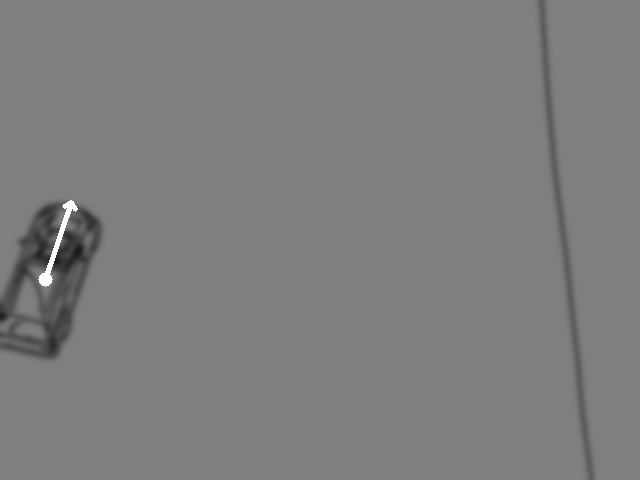
#> input picture for presentation/angle arrows/correct/550rgb_data.png, 640 x 480 px, found by its file name
$ jupyter execute UGV_Theta_and_Position_estimation_Contour_only.ipynb
#> lines starting #> are read from the running program, lines starting #| are printed output that depends on the picture; after the words box and inside, x2 and y2 are one past the last pixel; in counts of white or black regions, pixels touching at a corner belong together; long printed decimals are rounded
[cell 1]
import numpy as np
from matplotlib.pyplot import imshow
import matplotlib.pyplot as plt
import cv2
import math
from google.colab.patches import cv2_imshow

[cell 2]
from google.colab import drive
drive.mount('/content/drive')

[cell 3]
def highpass(img, sigma):
    return img - cv2.GaussianBlur(img, (0,0), sigma) + 127

#Contour on RGB

[cell 4]
n = 550

[cell 5]
#RGB image from Drone Cam
filename = "/content/drive/MyDrive/rgb_car_22/"+str(n)+"rgb_data.png"
img = cv2.imread(filename)
#> img is the input picture: shape (480, 640, 3); min 23, max 255, mean 125.4
cv2_imshow(img)

[cell 6]
#Edge detection using Canny
aperture_size = 5
img = np.uint8(img)
edges = cv2.Canny(img,1,150,apertureSize=aperture_size)
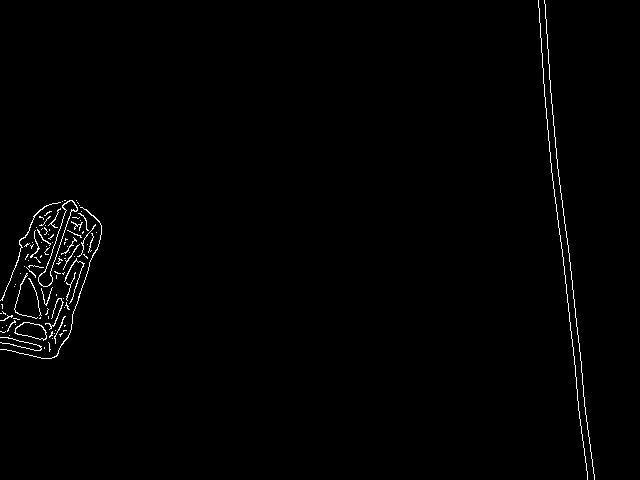
#> edges: shape (480, 640); 0.93% white in thin lines or dots
img = highpass(edges,3)
print(img.shape)
#| (480, 640)
cv2_imshow(img)

[cell 7]
def translateRotation(rotation, width, height):
    if (width < height):
        rotation = -1 * (rotation - 90)
    if (rotation > 90):
        rotation = -1 * (rotation - 180)
    rotation *= -1
    return round(rotation)

[cell 8]
#Bounding box and centre of car
gray = img.copy()
thresh = cv2.adaptiveThreshold(gray, 255, cv2.ADAPTIVE_THRESH_GAUSSIAN_C,
                        cv2.THRESH_BINARY_INV, 51, 2)
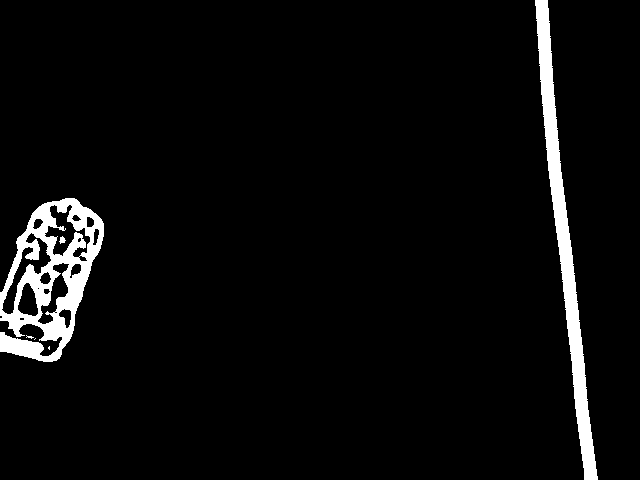
#> thresh: shape (480, 640); 4.4% white; 6 white regions (3 under 20 px)

cntrs, hierarchy = cv2.findContours(thresh, cv2.RETR_LIST, cv2.CHAIN_APPROX_SIMPLE)
#> cntrs = 23 contours, 7 with area under 20; largest, box (x1, y1, x2, y2) and area: (0, 198, 104, 362) 10652, (535, 0, 598, 480) 5706, (1, 232, 52, 315) 1081, (44, 204, 91, 258) 1078, (37, 262, 70, 325) 737

#uncomment below line to view the contours detected
#cv2.drawContours(img, cntrs, -1, (0, 0, 255), thickness=3)

cntrs = sorted(cntrs, key=lambda x: cv2.contourArea(x), reverse=True)
rotrect = cv2.minAreaRect(cntrs[0])
#> rotrect = ((47.03, 277.8), (168.5, 81.98), -71.77)
box = cv2.boxPoints(rotrect)
#> box = [[59.62, 370.6], [-18.24, 345], [34.45, 185], [112.3, 210.6]]
box = np.int0(box)
#> box = [[59, 370], [-18, 344], [34, 184], [112, 210]]
print("Edge points of the bounding box:",box)
#| Edge points of the bounding box: [[ 59 370]
#|  [-18 344]
#|  [ 34 184]
#|  [112 210]]
print(rotrect)
#| ((47.034, 277.804), (168.468, 81.975), -71.775)
angle = rotrect[-1]
#> angle = -71.77
width = rotrect[1][0]
#> width = 168.5
height = rotrect[1][1]
#> height = 81.98
angle = translateRotation(angle, width, height)
#> in translateRotation, `rotation *= -1`: rotation = 71.77
#> angle = 72

result = img.copy()
cv2.drawContours(result,[box],0,(0,0,255),2) #bbox of the car

#centre of car
cX = (box[0][0]+box[2][0])/2
#> cX = 46.5
cY = (box[0][1]+box[2][1])/2
#> cY = 277
cX = math.floor(cX)
#> cX = 46
cY = math.floor(cY)
# [4 lines of commented-out code are left out]
d = 100
cX2 = cX - d*math.cos(angle)
#> cX2 = 142.7
cY2 = cY - d*math.sin(angle)
#> cY2 = 251.6
cX2 = math.floor(cX2)
#> cX2 = 142
cY2 = math.floor(cY2)
#> cY2 = 251
cv2.circle(result, (cX, cY), 7, (255, 0, 0), -1) #centre of the car displayed as white dot
cv2.arrowedLine(result, (cX, cY), (cX2, cY2), (255, 0, 0), 3)
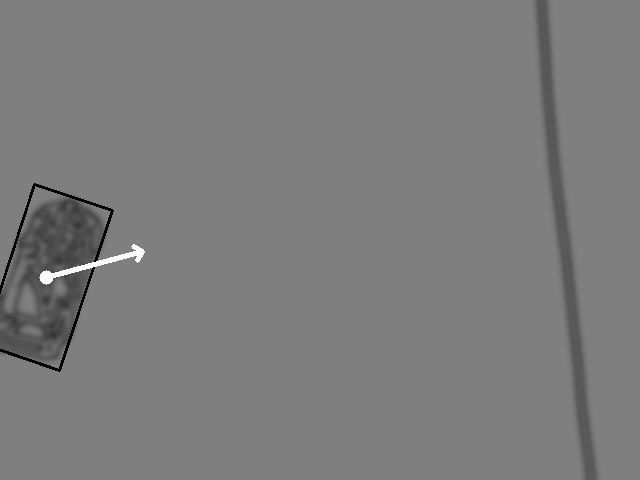
#> result: shape (480, 640); min 0, max 255, mean 124.5
cv2_imshow(result)
